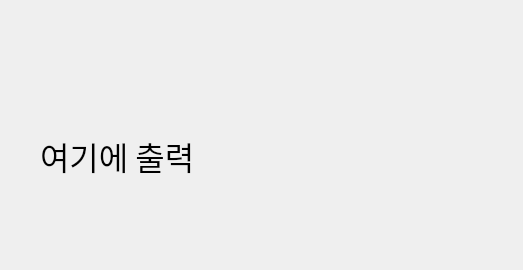
<?xml version="1.0" encoding="UTF-8"?>
<ui version="4.0">
 <class>Dialog</class>
 <widget class="QDialog" name="Dialog">
  <property name="geometry">
   <rect>
    <x>0</x>
    <y>0</y>
    <width>523</width>
    <height>270</height>
   </rect>
  </property>
  <property name="windowTitle">
   <string>Dialog</string>
  </property>
  <widget class="QLabel" name="label">
   <property name="geometry">
    <rect>
     <x>40</x>
     <y>90</y>
     <width>431</width>
     <height>131</height>
    </rect>
   </property>
   <property name="font">
    <font>
     <family>맑은 고딕</family>
     <pointsize>24</pointsize>
     <weight>50</weight>
     <bold>false</bold>
    </font>
   </property>
   <property name="text">
    <string>여기에 출력</string>
   </property>
  </widget>
 </widget>
 <resources/>
 <connections/>
</ui>
